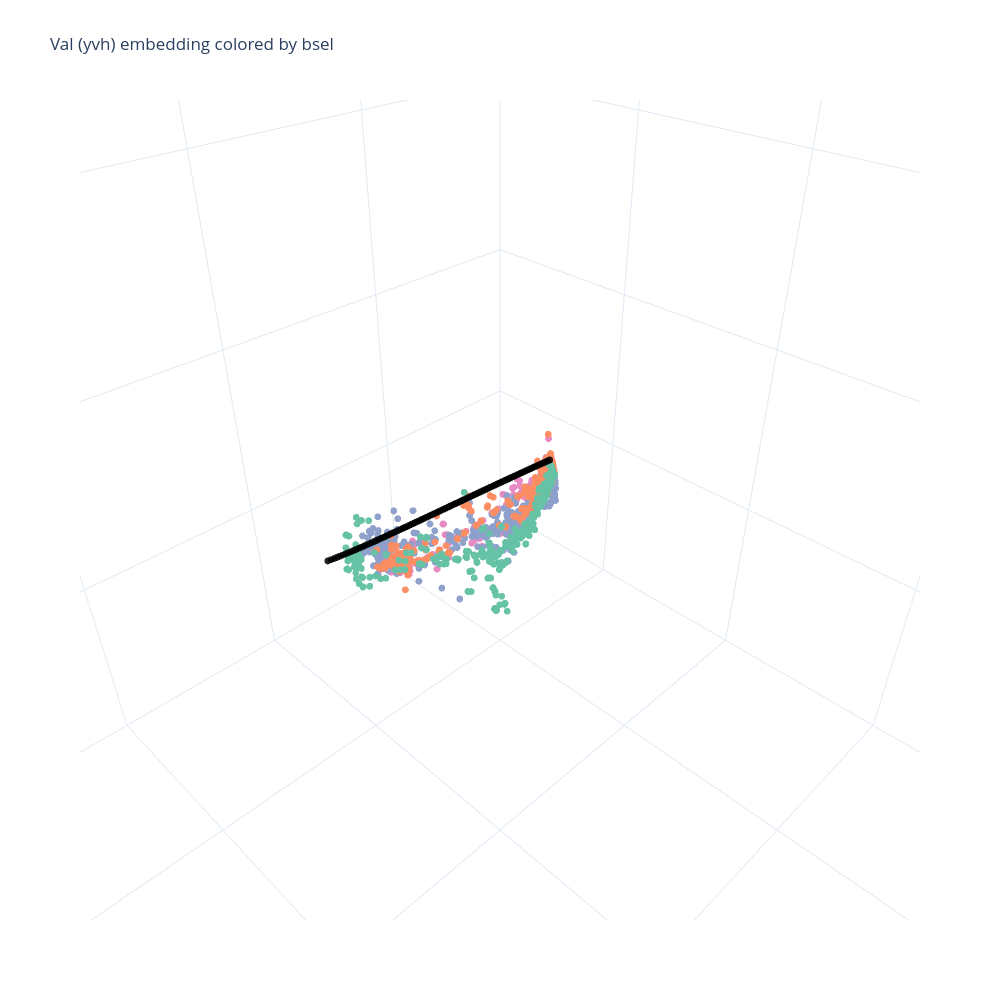

Here is the notebook cell this chart was saved with:
### Markdown cell above
## Plot 2 — Val embedding (`yvh`) colored by `bsel`

### Code cell
r_yvh, didx_yvh = _load_projection_and_index('yvh')

cdict_bsel_v = _make_bsel_cdict(didx_yvh['bsel'])

hover_cols = [c for c in ['bsel','m','seed','opt','bs','lr','wd','ratio','t','err','verr'] if c in didx_yvh.columns]

fig = plotly_3d(
    didx_yvh.reset_index(drop=True),
    r=r_yvh,
    color='bsel',
    discrete_c=True,
    cdict=cdict_bsel_v,
    cols=hover_cols,
    size=4,
    opacity=0.85,
    xrange=[-3, 3],
    yrange=[-3, 3],
    zrange=[-3, 3],
)

fig.update_layout(title='Val (yvh) embedding colored by bsel')

fig.show()

### Figure 1 — Plotly figure (JSON) as saved in the notebook; plotly's stock layout.template omitted (floating-point values rounded to 4 significant figures; data arrays with more than 128 entries replaced by an {"elided": "..."} marker saying what was removed)
{"data": [{"hovertemplate": "<b>%{text}</b><extra></extra>", "marker": {"color": {"elided": "3796 str values"}, "opacity": 0.85, "size": 4}, "mode": "markers", "name": "main", "showlegend": false, "text": {"elided": "3796 str values"}, "type": "scatter3d", "x": {"elided": "3796 float values"}, "y": {"elided": "3796 float values"}, "z": {"elided": "3796 float values"}}], "layout": {"autosize": false, "height": 1000, "legend": {"itemsizing": "constant", "itemwidth": 100, "x": 0.01, "xanchor": "left", "y": 0.99, "yanchor": "top"}, "scene": {"aspectratio": {"x": 6, "y": 6, "z": 6}, "xaxis": {"range": [-3, 3]}, "yaxis": {"range": [-3, 3]}, "zaxis": {"range": [-3, 3]}}, "title": {"text": "Val (yvh) embedding colored by bsel"}, "width": 1000}}
